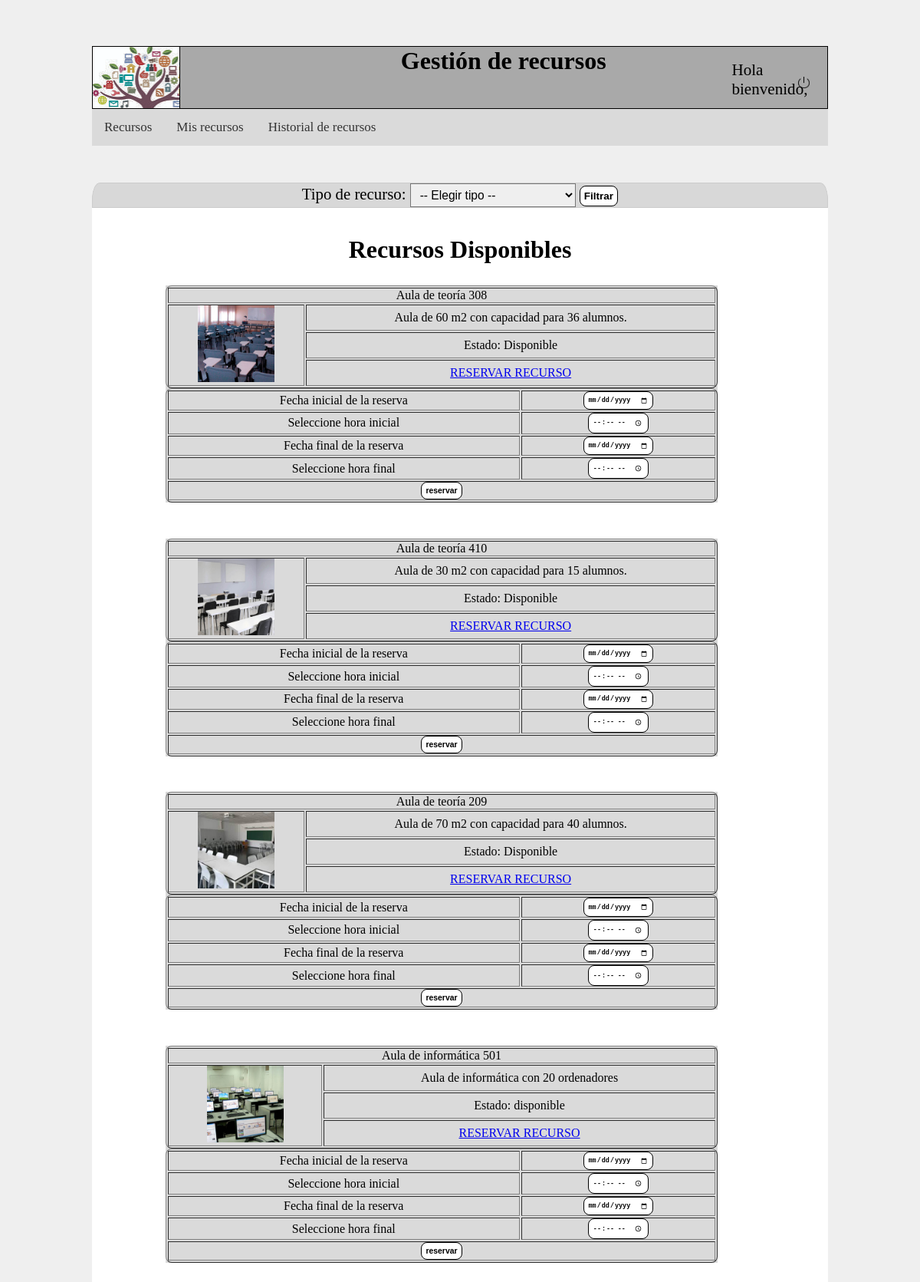
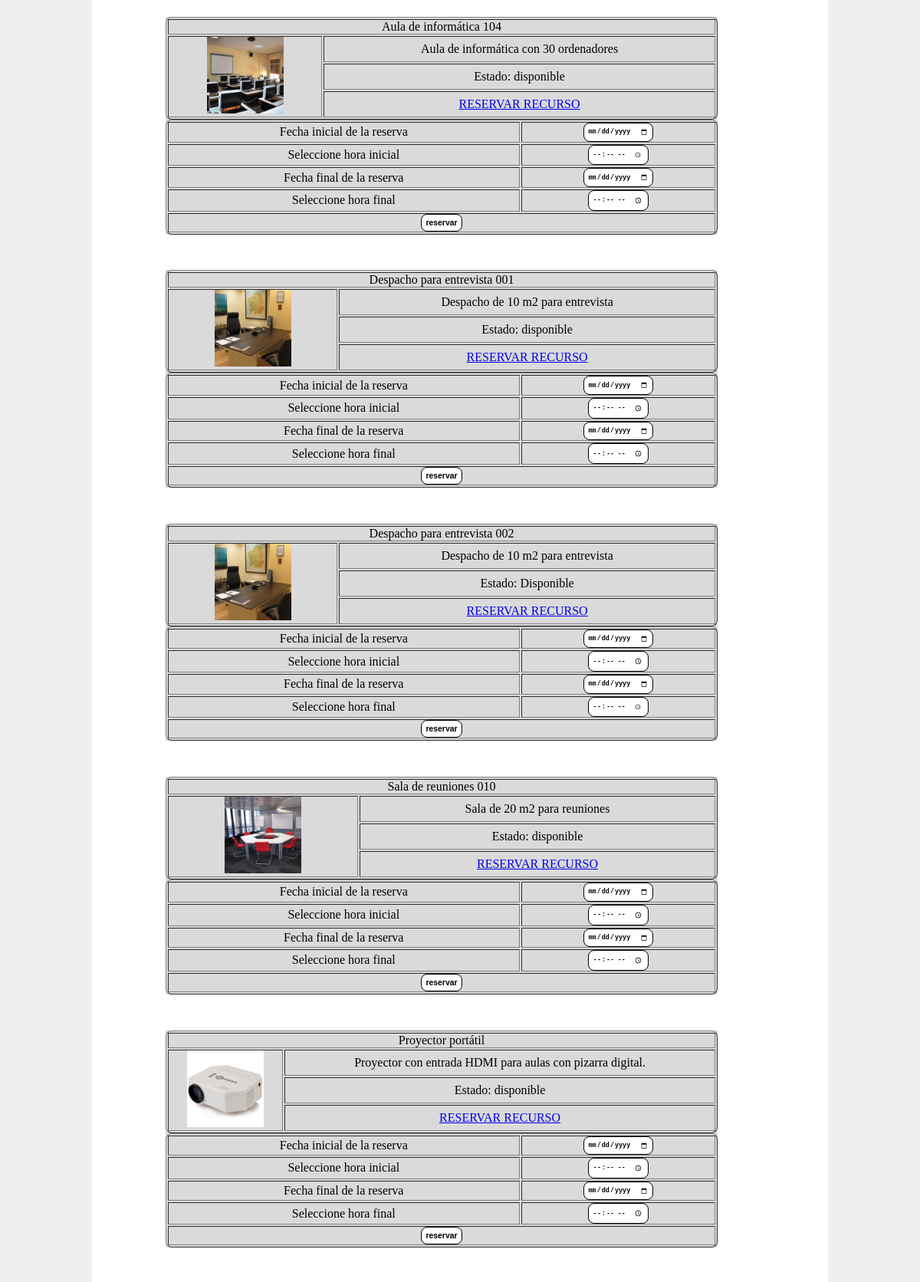
The page /php/recursos.php (upper part) on the database its author committed (2 pictures, top to bottom).
### tables this page shows
CREATE TABLE `tbl_recurso` (
  `rec_id` int(2) NOT NULL,
  `rec_nombre` varchar(30) NOT NULL,
  `rec_foto` varchar(15) NOT NULL,
  `rec_descripcion` varchar(200) NOT NULL,
  `rec_tipoid` int(2) NOT NULL,
  `rec_estado` varchar(15) NOT NULL
);

### php/recursos.php (the view, shortened to what this page needs)
<?php
		require_once('conexion.php');
		$sql = "SELECT * FROM tbl_tiporecurso ORDER BY tr_id";
		$disponible =	" SELECT * FROM tbl_recurso INNER JOIN tbl_tiporecurso ON tbl_tiporecurso.tr_id = tbl_recurso.rec_tipoid WHERE rec_estado='disponible' ";
		extract($_REQUEST);
		$tipos = mysqli_query($conexion, $sql);
		$recursos = mysqli_query($conexion, $disponible);
?>
<!DOCTYPE html>
<html>
<head>
	<link rel="stylesheet" type="text/css" href="../css/recursos.css">
</head>
<body>
	<div class="header">
			<div class="logo">
			</div>
			<h1 align="center">Gestión de recursos</h1>
			<div class="profile">
			<p class="welcome">Hola bienvenido, <br />
			</p>
			</div>
			<div class="logout">
				<a href="logout.proc.php" onclick="return logout();">
					<img class="img_logout" src="../img/logout_small.png" alt="Cerrar sesión">
				</a>
			</div>
		</div>
	<nav>
		<ul class="topnav">
			<li class="li"><a href="#">Recursos</a></li>
			<li class="li"><a href="misrecursos.php">Mis recursos</a></li>
			<li class="li"><a href="historial_recursos.php">Historial de recursos</a></li>
		</ul>
	</nav>
<div class="container">
	<?php
	if(mysqli_num_rows($tipos)>0){
		?>
	<form action="recursos.php" method="get" class="formtipo">
		Tipo de recurso:
		<select name="tr_id">
			<option value="0">-- Elegir tipo --</option>
		</select>
		<input type="submit" name="enviar" value="Filtrar">
	</form>
	<br/><br/>
	<h1>Recursos Disponibles</h1>
	<br/>
	<?php
		}
		if(mysqli_num_rows($recursos)>0){
								while($recurso	=	mysqli_fetch_array($recursos)){
									echo "<div class='content_rec'>";
									echo "<table border>";
										echo "<tr>";
											echo "<td colspan='2'>" . $recurso['rec_nombre'] . "</td>";
										echo "</tr>";
										echo "<tr>";
											echo "<td rowspan='3'><img class='img_recu' src='../img/recursos/".$recurso['rec_foto']."' width='100'></td>";
											echo "<td>".$recurso['rec_descripcion']."</td>";
										echo "</tr>";
										echo "<tr>";
											echo "<td>Estado: " .$recurso['rec_estado']. "</td>";
										echo "</tr>";
										echo "<tr>";
												echo "<td colspan='2'> <a href='#'' onclick='return mostrar();'>RESERVAR RECURSO </a></td>";
											echo "</tr>";
									echo "</table>";
									echo "<form id='reserved' class='reservedf' action=recursos.proc.php?rec_id=".$recurso['rec_id']." method='POST' >";
										echo "<table border>";
											echo "<tr><td>Fecha inicial de la reserva</td>";
											echo "<td> <input type='date' id='fecha_inicial' name='fecha_inicial' maxlength='15'></td></tr>";
											echo "<tr><td>Seleccione hora inicial</td>";
											echo "<td> <input type='time' name='hora_inicial' id='hora_inicial'></td>";
											echo "<tr><td>Fecha final de la reserva</td>";
											echo "<td> <input type='date' id='fecha_final' name='fecha_final' maxlength='15'></td></tr>";
											echo "<tr><td>Seleccione hora final</td>";
											echo "<td> <input type='time' name='hora_final' id='hora_final'></td>";
											echo "<tr><td colspan='2'> <input type='submit' onclick='return rvalidar()' value='reservar'>";
										echo "</table></form>";
									echo "</div>";
								}
			} else {
				echo "No hay recursos disponibles";
			}
		?>
	<br/><br/>
	<br/>
</div>
</body>
</html>

### css/recursos.css (style rules this page uses)
* { margin:0px; padding:0px; }
body { background-color: #EFEFEF; width: 80%; margin: 5% 10%; }
.header { height: 80px; background-color: #A9A9A9; border: solid 1px black; }
.logo { background-image: url("../img/banner_opt.jpg"); height: 100%; width: 11.75%; border-right: solid 1px black; float: left; }
.welcome { position: relative; margin-left: 85%; width: 25%; }
nav { margin: 0; padding: 0; background-color: #DADADA; }
nav ul.topnav { list-style-type: none; overflow: hidden; }
nav ul.topnav li { float: left; }
nav ul.topnav li a { display: inline-block; color: #333; text-align: center; padding: 14px 16px; text-decoration: none; transition: 0.3s; font-size: 17px; }
.profile { width: 20%; margin-left: 70%; margin-top: -2%; font-size: 1.32em; }
.container { background-color: white; width: 100%; border-radius:1em; margin-top: 2%; text-align: center; font-size: 1em; }
.content_rec { margin-top: 1%; margin-bottom: 2%; text-align:center; width: 75%; background-color:#DADADA; margin-left: 10%; }
.content_rec table { width: 100%; border-radius: 8px 8px 8px 8px; }
.formtipo { margin-top: 5%; }
.img_logout { width: 8%; margin-left: 75% }
.logout { width: 20%; position: relative; margin-left: 81%; margin-top: -3%; }
.formtipo { font-size: 1.3em; border: 1px solid #ccc; background-color: #D8D8D8; border-top-left-radius: 0.5em 1em; border-top-right-radius: 0.5em 1em; }
select { padding: 5px 8px; box-shadow: none; background-image: none; font-size:0.75em; }
input { font-weight: bold; cursor: pointer; padding: 5px; border: 1px solid #000; background: #fff; border-radius: 8px 8px 8px 8px; font-size: 0.65em; }

### rows shown on the page
tbl_recurso: rec_nombre "Aula de teoría 308", rec_foto (picture), rec_descripcion "Aula de 60 m2 con capacidad para 36 alumnos.", rec_estado "Disponible"
tbl_recurso: rec_nombre "Aula de teoría 410", rec_foto (picture), rec_descripcion "Aula de 30 m2 con capacidad para 15 alumnos.", rec_estado "Disponible"
tbl_recurso: rec_nombre "Aula de teoría 209", rec_foto (picture), rec_descripcion "Aula de 70 m2 con capacidad para 40 alumnos.", rec_estado "Disponible"
tbl_recurso: rec_nombre "Aula de informática 501", rec_foto (picture), rec_descripcion "Aula de informática con 20 ordenadores", rec_estado "disponible"
tbl_recurso: rec_nombre "Aula de informática 104", rec_foto (picture), rec_descripcion "Aula de informática con 30 ordenadores", rec_estado "disponible"
tbl_recurso: rec_nombre "Despacho para entrevista 001", rec_foto (picture), rec_descripcion "Despacho de 10 m2 para entrevista", rec_estado "disponible"
tbl_recurso: rec_nombre "Despacho para entrevista 002", rec_foto (picture), rec_descripcion "Despacho de 10 m2 para entrevista", rec_estado "Disponible"
tbl_recurso: rec_nombre "Sala de reuniones 010", rec_foto (picture), rec_descripcion "Sala de 20 m2 para reuniones", rec_estado "disponible"
tbl_recurso: rec_nombre "Proyector portátil", rec_foto (picture), rec_descripcion "Proyector con entrada HDMI para aulas con pizarra digital.", rec_estado "disponible"
